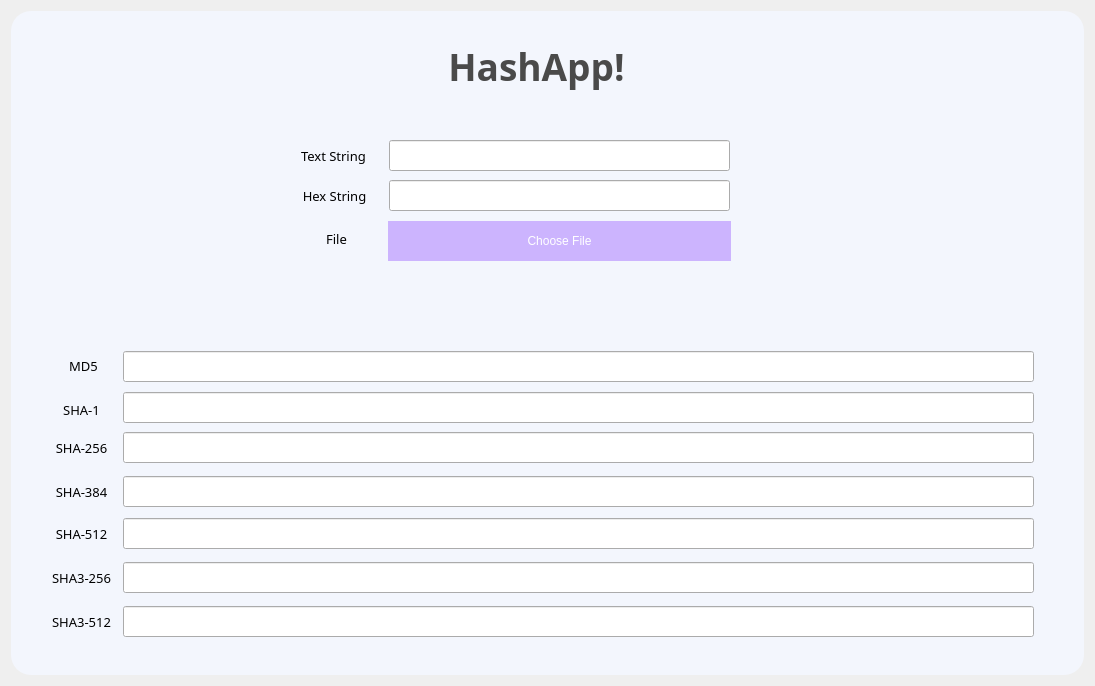
<?xml version="1.0" encoding="UTF-8"?>
<ui version="4.0">
 <class>Widget</class>
 <widget class="QWidget" name="Widget">
  <property name="geometry">
   <rect>
    <x>0</x>
    <y>0</y>
    <width>1095</width>
    <height>686</height>
   </rect>
  </property>
  <property name="windowTitle">
   <string>HashApp!</string>
  </property>
  <property name="windowIcon">
   <iconset resource="../MonoalphabeticCipher/images.qrc">
    <normaloff>:/img/img/cryptography.svg</normaloff>:/img/img/cryptography.svg</iconset>
  </property>
  <layout class="QVBoxLayout" name="verticalLayout">
   <item>
    <widget class="QFrame" name="frame">
     <property name="styleSheet">
      <string notr="true">#frame{
	background:rgb(243, 246, 253);
	border-radius: 20px;
}</string>
     </property>
     <property name="frameShape">
      <enum>QFrame::StyledPanel</enum>
     </property>
     <property name="frameShadow">
      <enum>QFrame::Raised</enum>
     </property>
     <widget class="QLineEdit" name="MD5Value">
      <property name="geometry">
       <rect>
        <x>112</x>
        <y>340</y>
        <width>911</width>
        <height>31</height>
       </rect>
      </property>
      <property name="readOnly">
       <bool>true</bool>
      </property>
     </widget>
     <widget class="QLineEdit" name="SHA1Value">
      <property name="geometry">
       <rect>
        <x>112</x>
        <y>381</y>
        <width>911</width>
        <height>31</height>
       </rect>
      </property>
      <property name="readOnly">
       <bool>true</bool>
      </property>
     </widget>
     <widget class="QLineEdit" name="SHA256Value">
      <property name="geometry">
       <rect>
        <x>112</x>
        <y>421</y>
        <width>911</width>
        <height>31</height>
       </rect>
      </property>
      <property name="readOnly">
       <bool>true</bool>
      </property>
     </widget>
     <widget class="QLineEdit" name="TextString">
      <property name="geometry">
       <rect>
        <x>378</x>
        <y>129</y>
        <width>341</width>
        <height>31</height>
       </rect>
      </property>
     </widget>
     <widget class="QLineEdit" name="HexString">
      <property name="geometry">
       <rect>
        <x>378</x>
        <y>169</y>
        <width>341</width>
        <height>31</height>
       </rect>
      </property>
     </widget>
     <widget class="QPushButton" name="pushButton">
      <property name="geometry">
       <rect>
        <x>377</x>
        <y>210</y>
        <width>343</width>
        <height>40</height>
       </rect>
      </property>
      <property name="styleSheet">
       <string notr="true">QPushButton#pushButton {
background-color: rgb(204, 180, 254);
border-radius: 0px;
color: rgb(255, 255, 255);
}
QPushButton#pushButton:hover {
background-color: rgb(79, 84, 188);
}</string>
      </property>
      <property name="text">
       <string>Choose File</string>
      </property>
     </widget>
     <widget class="QLabel" name="label">
      <property name="geometry">
       <rect>
        <x>290</x>
        <y>129</y>
        <width>91</width>
        <height>31</height>
       </rect>
      </property>
      <property name="font">
       <font>
        <family>Poppins</family>
        <pointsize>10</pointsize>
       </font>
      </property>
      <property name="text">
       <string>Text String</string>
      </property>
     </widget>
     <widget class="QLabel" name="label_2">
      <property name="geometry">
       <rect>
        <x>283</x>
        <y>174</y>
        <width>81</width>
        <height>21</height>
       </rect>
      </property>
      <property name="font">
       <font>
        <family>Poppins</family>
        <pointsize>10</pointsize>
       </font>
      </property>
      <property name="text">
       <string>Hex String</string>
      </property>
      <property name="alignment">
       <set>Qt::AlignCenter</set>
      </property>
     </widget>
     <widget class="QLabel" name="label_3">
      <property name="geometry">
       <rect>
        <x>300</x>
        <y>220</y>
        <width>51</width>
        <height>16</height>
       </rect>
      </property>
      <property name="font">
       <font>
        <family>Poppins</family>
        <pointsize>10</pointsize>
       </font>
      </property>
      <property name="text">
       <string>File</string>
      </property>
      <property name="alignment">
       <set>Qt::AlignCenter</set>
      </property>
     </widget>
     <widget class="QLabel" name="label_4">
      <property name="geometry">
       <rect>
        <x>32</x>
        <y>344</y>
        <width>81</width>
        <height>21</height>
       </rect>
      </property>
      <property name="font">
       <font>
        <family>Poppins</family>
        <pointsize>10</pointsize>
       </font>
      </property>
      <property name="text">
       <string>MD5</string>
      </property>
      <property name="alignment">
       <set>Qt::AlignCenter</set>
      </property>
     </widget>
     <widget class="QLabel" name="label_5">
      <property name="geometry">
       <rect>
        <x>30</x>
        <y>388</y>
        <width>81</width>
        <height>21</height>
       </rect>
      </property>
      <property name="font">
       <font>
        <family>Poppins</family>
        <pointsize>10</pointsize>
       </font>
      </property>
      <property name="text">
       <string>SHA-1</string>
      </property>
      <property name="alignment">
       <set>Qt::AlignCenter</set>
      </property>
     </widget>
     <widget class="QLabel" name="label_6">
      <property name="geometry">
       <rect>
        <x>30</x>
        <y>426</y>
        <width>81</width>
        <height>21</height>
       </rect>
      </property>
      <property name="font">
       <font>
        <family>Poppins</family>
        <pointsize>10</pointsize>
       </font>
      </property>
      <property name="text">
       <string>SHA-256</string>
      </property>
      <property name="alignment">
       <set>Qt::AlignCenter</set>
      </property>
     </widget>
     <widget class="QLabel" name="file">
      <property name="geometry">
       <rect>
        <x>380</x>
        <y>260</y>
        <width>641</width>
        <height>20</height>
       </rect>
      </property>
      <property name="font">
       <font>
        <family>Poppins</family>
        <pointsize>10</pointsize>
       </font>
      </property>
      <property name="text">
       <string/>
      </property>
      <property name="alignment">
       <set>Qt::AlignLeading|Qt::AlignLeft|Qt::AlignVCenter</set>
      </property>
     </widget>
     <widget class="QLineEdit" name="SHA384Value">
      <property name="geometry">
       <rect>
        <x>112</x>
        <y>465</y>
        <width>911</width>
        <height>31</height>
       </rect>
      </property>
      <property name="readOnly">
       <bool>true</bool>
      </property>
     </widget>
     <widget class="QLabel" name="label_7">
      <property name="geometry">
       <rect>
        <x>30</x>
        <y>470</y>
        <width>81</width>
        <height>21</height>
       </rect>
      </property>
      <property name="font">
       <font>
        <family>Poppins</family>
        <pointsize>10</pointsize>
       </font>
      </property>
      <property name="text">
       <string>SHA-384</string>
      </property>
      <property name="alignment">
       <set>Qt::AlignCenter</set>
      </property>
     </widget>
     <widget class="QLineEdit" name="SHA512Value">
      <property name="geometry">
       <rect>
        <x>112</x>
        <y>507</y>
        <width>911</width>
        <height>31</height>
       </rect>
      </property>
      <property name="readOnly">
       <bool>true</bool>
      </property>
     </widget>
     <widget class="QLabel" name="label_8">
      <property name="geometry">
       <rect>
        <x>30</x>
        <y>512</y>
        <width>81</width>
        <height>21</height>
       </rect>
      </property>
      <property name="font">
       <font>
        <family>Poppins</family>
        <pointsize>10</pointsize>
       </font>
      </property>
      <property name="text">
       <string>SHA-512</string>
      </property>
      <property name="alignment">
       <set>Qt::AlignCenter</set>
      </property>
     </widget>
     <widget class="QLineEdit" name="SHA3256Value">
      <property name="geometry">
       <rect>
        <x>112</x>
        <y>551</y>
        <width>911</width>
        <height>31</height>
       </rect>
      </property>
      <property name="readOnly">
       <bool>true</bool>
      </property>
     </widget>
     <widget class="QLabel" name="label_9">
      <property name="geometry">
       <rect>
        <x>30</x>
        <y>556</y>
        <width>81</width>
        <height>21</height>
       </rect>
      </property>
      <property name="font">
       <font>
        <family>Poppins</family>
        <pointsize>10</pointsize>
       </font>
      </property>
      <property name="text">
       <string>SHA3-256</string>
      </property>
      <property name="alignment">
       <set>Qt::AlignCenter</set>
      </property>
     </widget>
     <widget class="QLineEdit" name="SHA3512Value">
      <property name="geometry">
       <rect>
        <x>112</x>
        <y>595</y>
        <width>911</width>
        <height>31</height>
       </rect>
      </property>
      <property name="readOnly">
       <bool>true</bool>
      </property>
     </widget>
     <widget class="QLabel" name="label_10">
      <property name="geometry">
       <rect>
        <x>30</x>
        <y>600</y>
        <width>81</width>
        <height>21</height>
       </rect>
      </property>
      <property name="font">
       <font>
        <family>Poppins</family>
        <pointsize>10</pointsize>
       </font>
      </property>
      <property name="text">
       <string>SHA3-512</string>
      </property>
      <property name="alignment">
       <set>Qt::AlignCenter</set>
      </property>
     </widget>
     <widget class="QPushButton" name="btnClose">
      <property name="geometry">
       <rect>
        <x>1050</x>
        <y>10</y>
        <width>16</width>
        <height>16</height>
       </rect>
      </property>
      <property name="cursor">
       <cursorShape>PointingHandCursor</cursorShape>
      </property>
      <property name="styleSheet">
       <string notr="true">border-radius: 8px;</string>
      </property>
      <property name="text">
       <string/>
      </property>
      <property name="icon">
       <iconset resource="../MonoalphabeticCipher/images.qrc">
        <normaloff>:/img/img/close.svg</normaloff>:/img/img/close.svg</iconset>
      </property>
     </widget>
     <widget class="QLabel" name="label_11">
      <property name="geometry">
       <rect>
        <x>310</x>
        <y>20</y>
        <width>431</width>
        <height>71</height>
       </rect>
      </property>
      <property name="font">
       <font>
        <family>Poppins SemiBold</family>
        <pointsize>28</pointsize>
        <bold>true</bold>
       </font>
      </property>
      <property name="styleSheet">
       <string notr="true">color: rgb(74, 74, 74);</string>
      </property>
      <property name="text">
       <string>HashApp!</string>
      </property>
      <property name="alignment">
       <set>Qt::AlignCenter</set>
      </property>
     </widget>
    </widget>
   </item>
  </layout>
 </widget>
 <resources>
  <include location="../MonoalphabeticCipher/images.qrc"/>
  <include location="resource.qrc"/>
 </resources>
 <connections/>
</ui>
